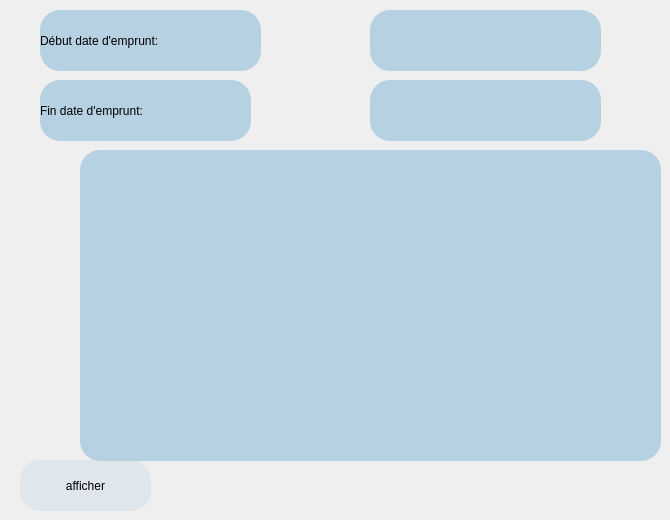
      <widget class="QWidget" name="affiche_entre2_em">
       <widget class="QPushButton" name="aff4">
        <property name="geometry">
         <rect>
          <x>20</x>
          <y>460</y>
          <width>131</width>
          <height>51</height>
         </rect>
        </property>
        <property name="styleSheet">
         <string notr="true">border-radius:20px;
background-color: rgb(197, 225, 236);
color: rgb(0, 0, 0);
background-color: rgb(223, 230, 236);</string>
        </property>
        <property name="text">
         <string>afficher</string>
        </property>
       </widget>
       <widget class="QLabel" name="label_52">
        <property name="geometry">
         <rect>
          <x>40</x>
          <y>10</y>
          <width>221</width>
          <height>61</height>
         </rect>
        </property>
        <property name="styleSheet">
         <string notr="true">font: 12pt &quot;Palatino Linotype&quot;;
background-color: rgb(182, 209, 226);
border-radius:20px;</string>
        </property>
        <property name="text">
         <string>Début date d'emprunt:</string>
        </property>
       </widget>
       <widget class="QLabel" name="label_54">
        <property name="geometry">
         <rect>
          <x>40</x>
          <y>80</y>
          <width>211</width>
          <height>61</height>
         </rect>
        </property>
        <property name="styleSheet">
         <string notr="true">font: 12pt &quot;Palatino Linotype&quot;;
background-color: rgb(182, 209, 226);
border-radius:20px;</string>
        </property>
        <property name="text">
         <string>Fin date d'emprunt:</string>
        </property>
       </widget>
       <widget class="QLabel" name="res2et2">
        <property name="geometry">
         <rect>
          <x>80</x>
          <y>150</y>
          <width>581</width>
          <height>311</height>
         </rect>
        </property>
        <property name="styleSheet">
         <string notr="true">font: 12pt &quot;Palatino Linotype&quot;;
background-color: rgb(182, 209, 226);
border-radius:20px;</string>
        </property>
        <property name="text">
         <string/>
        </property>
       </widget>
       <widget class="QLineEdit" name="debut_em">
        <property name="geometry">
         <rect>
          <x>370</x>
          <y>10</y>
          <width>231</width>
          <height>61</height>
         </rect>
        </property>
        <property name="styleSheet">
         <string notr="true">font: 12pt &quot;Palatino Linotype&quot;;
background-color: rgb(182, 209, 226);
border-radius:20px;</string>
        </property>
       </widget>
       <widget class="QLineEdit" name="fin_em">
        <property name="geometry">
         <rect>
          <x>370</x>
          <y>80</y>
          <width>231</width>
          <height>61</height>
         </rect>
        </property>
        <property name="styleSheet">
         <string notr="true">font: 12pt &quot;Palatino Linotype&quot;;
background-color: rgb(182, 209, 226);
border-radius:20px;</string>
        </property>
       </widget>
      </widget>
